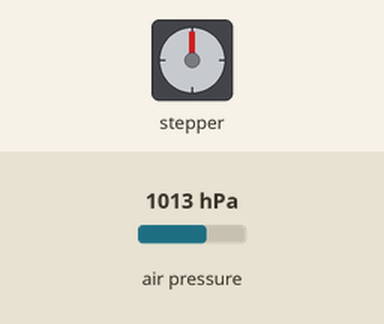
Recording of a sketch running on a simulated Arduino Uno, built with avr-gcc and run on an emulated ATmega328P. Parts: stepper motor. Wiring (inferred from the names in the program): stepper motor driver (200 steps per turn assumed): step pin 3; direction pin 4. Inputs (shaded band) come from the test bench; at power-on: air pressure 1013 hPa. What the sketch prints to the serial monitor is not drawn.

Above: at 1.2 s.
1.3 s: air pressure set to 952 hPa
2.9 s: air pressure set to 1025 hPa
Timing chart, 0 to 6.5 s (numbered marks = the images above; inputs shaded):
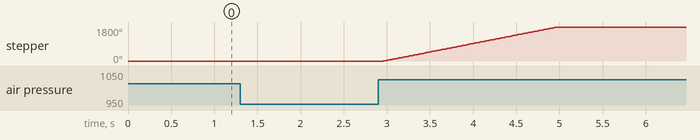

The sketch:

BMPFunction.ino
```cpp
//////BMP180//////
#include <Adafruit_BMP085.h>
Adafruit_BMP085 bmp;
double currentAirPressure = 100865;          //Current air pressure of the location. VERY IMPORTANT
                                             //Set to pressure in Kenosha 4/25/19
                                             //10m=120Pa difference
// defines pins numbers
const int stepPin = 3;
const int dirPin = 4;
//=================================================================================//
void setup() {
  // Sets the two pins as Outputs
  pinMode(stepPin,OUTPUT);
  pinMode(dirPin,OUTPUT);
  Serial.begin(9600);
  // BMP180 Initialization //
  //Serial.println("REBOOT");
  bmp.begin();
}
//=================================================================================//
void loop() {
  Serial.print("I am working");
  //printData();
  initialSet();
  delay(10);
}
void printData() {
  Serial.print("  Temp (C)="); Serial.print(bmp.readTemperature());                              //Print temperature values in Celsius
  Serial.print("\t");
  Serial.print("  Pressure (Pa)="); Serial.print(bmp.readPressure());                            //Print pressure values in Pascal
  Serial.print("\t");
  Serial.print("  Altitude (m)="); Serial.print(bmp.readAltitude(currentAirPressure));           //Print altitude values in Meters
  Serial.print("\t");
  Serial.print("  Time (ms)="); Serial.println(millis());                                         //Print time values in Milliseconds
}

void initialSet()
{
  const float ARMINGALT = 100;
  float groundLevel = 0;
  for(int i = 0; i < 20; i++)
  {
    groundLevel += bmp.readAltitude(currentAirPressure);
    delay(10);
  }
  groundLevel = (groundLevel / 20);
  while(bmp.readAltitude(currentAirPressure) < ARMINGALT)
  {
    Serial.print("Not arming yet");
    Serial.print("\t");
    Serial.print("Altitude: ");
    Serial.print(bmp.readAltitude(currentAirPressure));
    Serial.print("\n");
    delay(10);
  }
  while(bmp.readAltitude(currentAirPressure) > groundLevel)
  {
    Serial.print("Not at groundLevel yet");
    Serial.print("\t");
    Serial.print("Altitude: ");
    Serial.print(bmp.readAltitude(currentAirPressure));
    Serial.print("\n");
    Serial.print("Ground Level = ");
    Serial.print(groundLevel);
    delay(10);
  }
  digitalWrite(dirPin,HIGH); // Enables the motor to move in a particular direction
  // Makes 200 pulses for making one full cycle rotation
  for(int x = 0; x < 1000; x++) {
    digitalWrite(stepPin,HIGH);
    delayMicroseconds(1000);
    digitalWrite(stepPin,LOW);
    delayMicroseconds(1000);
  }
  delay(500); // One second delay
}
```

Measured:
- after the input at 1.3 s, every drawn part: stays the same
- after the input at 2.9 s, stepper: turns 1800° clockwise in 2.0 s, starting after 0.06 s
